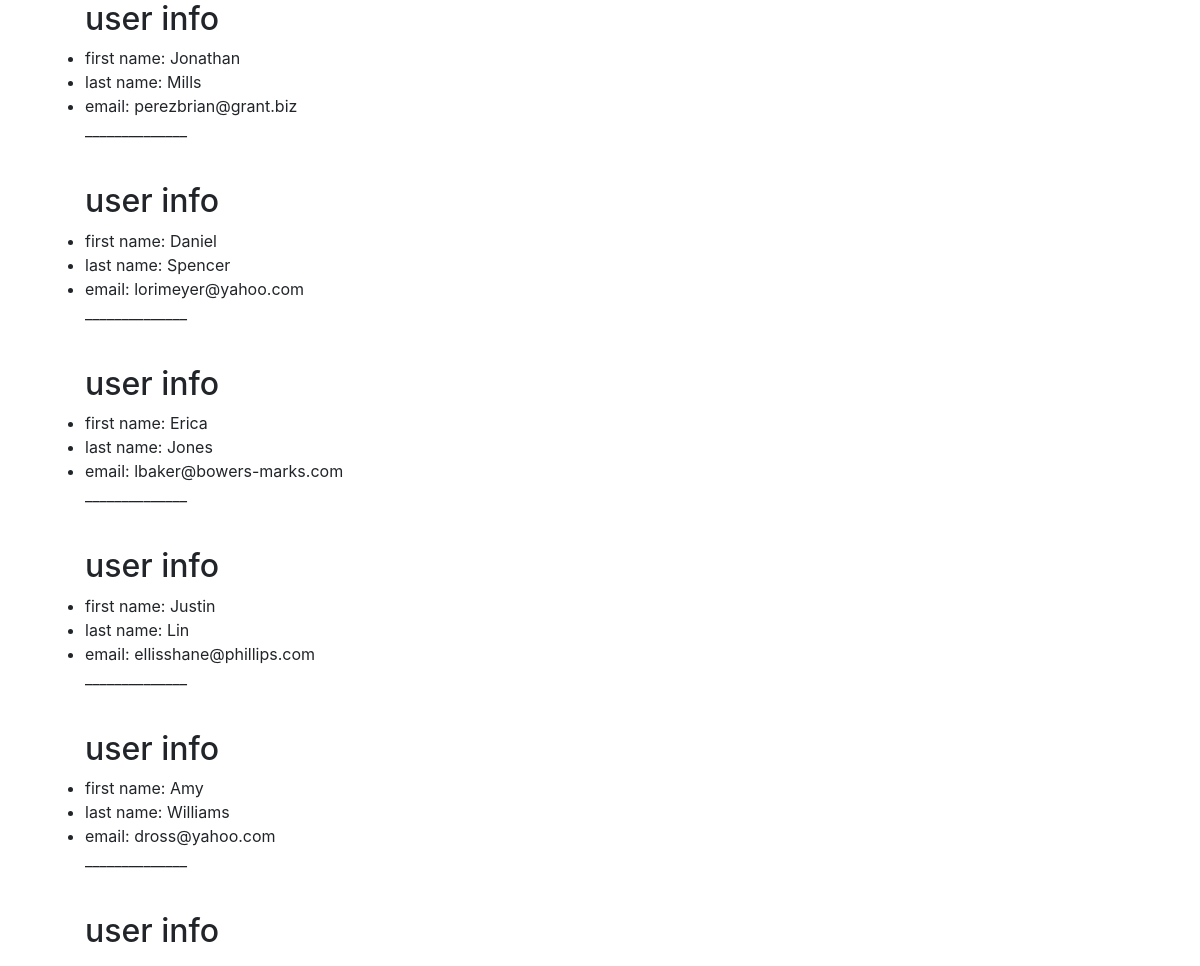
The page /user/ on the database its author committed.
### user_app/models.py (models this page shows)
class userProfile(models.Model):
    first_name = models.CharField(max_length=264, unique=True)
    last_name = models.CharField(max_length=264)
    email = models.EmailField(max_length=264)

### user_app/views.py (the view)
# urls.py: url(r'^user/', views.user, name="user"),
def user(request):
    userProfiles= userProfile.objects.all()
    return render(request,'user_app/user.html',{"userProfiles":userProfiles})

### templates/user_app/user.html (shortened to what this page needs)
<html>
    <head>
       <link rel="stylesheet" href="https://maxcdn.bootstrapcdn.com/bootstrap/4.5.2/css/bootstrap.min.css">
    </head>
    <body>
        <div class="container">
            <div class="row">
              <div class="col-sm-4">
              <ul>
                <h2>user info </h2>
                {% for user in userProfiles%}
                <li>first name: {{  user.first_name }}</li>
                <li>last name: {{  user.last_name }}</li>
                <li>email: {{  user.email }}</li>
                <p>______________</p><br>
                <h2>user info </h2>
                {% endfor %}
               </ul>
              </div>
        </div>
         </div>
    </body>
</html>

### rows shown on the page
userProfile: first_name "Jonathan", last_name "Mills", email "perezbrian@grant.biz"
userProfile: first_name "Daniel", last_name "Spencer", email "lorimeyer@yahoo.com"
userProfile: first_name "Erica", last_name "Jones", email "lbaker@bowers-marks.com"
userProfile: first_name "Justin", last_name "Lin", email "ellisshane@phillips.com"
userProfile: first_name "Amy", last_name "Williams", email "dross@yahoo.com"
